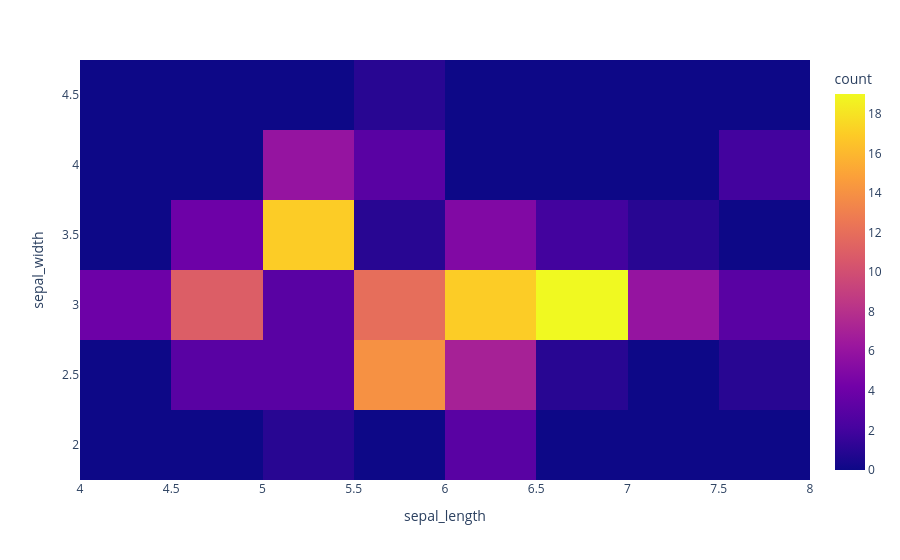

Source (notebook cell):
### Code cell
px.density_heatmap(df , x = 'sepal_length' , y = 'sepal_width')

### Figure 1 — Plotly figure (JSON) as saved in the notebook; plotly's stock layout.template omitted (floating-point values rounded to 4 significant figures; data arrays with more than 128 entries replaced by an {"elided": "..."} marker saying what was removed)
{"data": [{"coloraxis": "coloraxis", "hovertemplate": "sepal_length=%{x}<br>sepal_width=%{y}<br>count=%{z}<extra></extra>", "name": "", "type": "histogram2d", "x": {"elided": "150 float values"}, "xaxis": "x", "xbingroup": "x", "y": {"elided": "150 float values"}, "yaxis": "y", "ybingroup": "y"}], "layout": {"coloraxis": {"colorbar": {"title": {"text": "count"}}, "colorscale": [[0, "#0d0887"], [0.1111, "#46039f"], [0.2222, "#7201a8"], [0.3333, "#9c179e"], [0.4444, "#bd3786"], [0.5556, "#d8576b"], [0.6667, "#ed7953"], [0.7778, "#fb9f3a"], [0.8889, "#fdca26"], [1, "#f0f921"]]}, "legend": {"tracegroupgap": 0}, "margin": {"t": 60}, "xaxis": {"anchor": "y", "domain": [0, 1], "title": {"text": "sepal_length"}}, "yaxis": {"anchor": "x", "domain": [0, 1], "title": {"text": "sepal_width"}}}}
